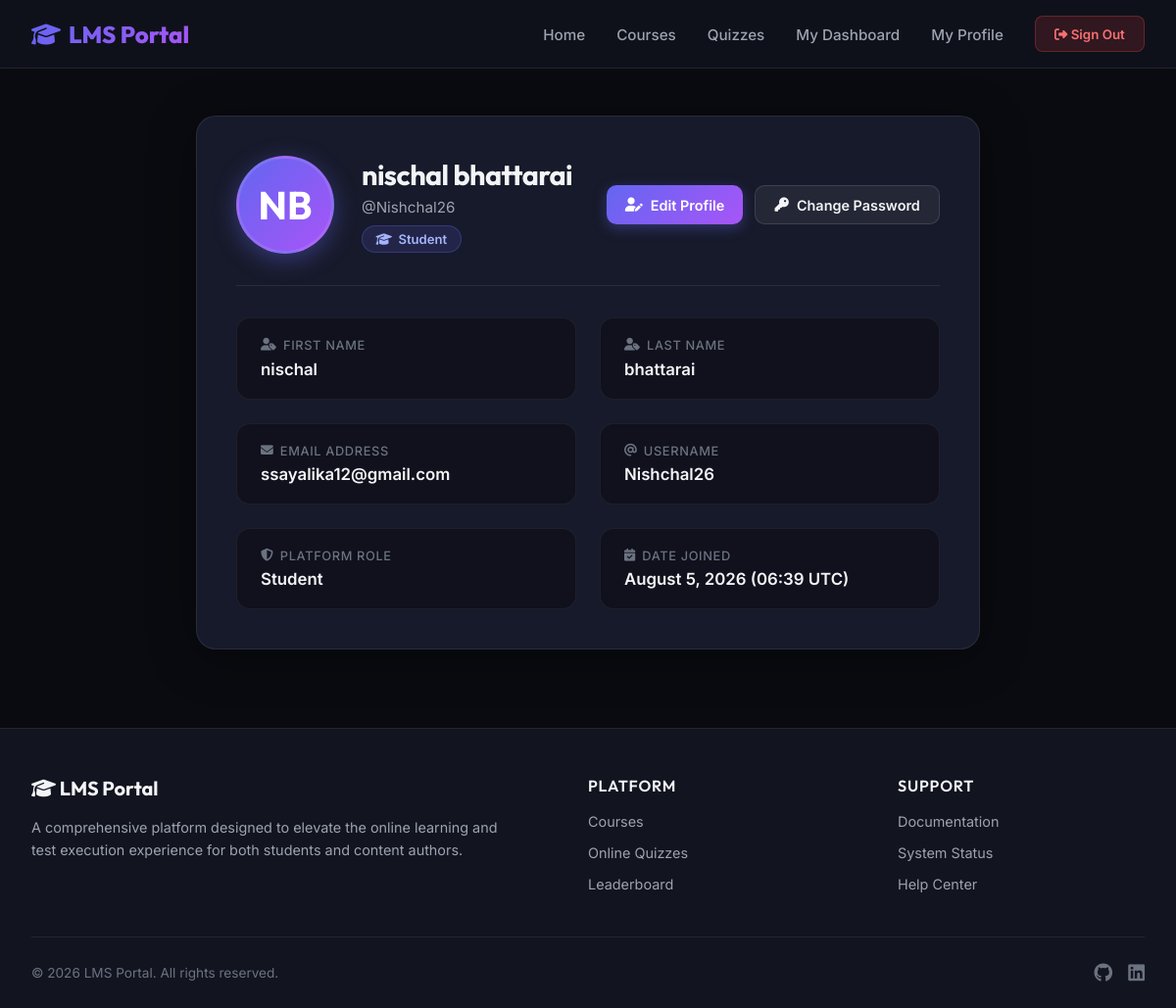
Page /accounts/profile/ (signed in) on the earlier database version.
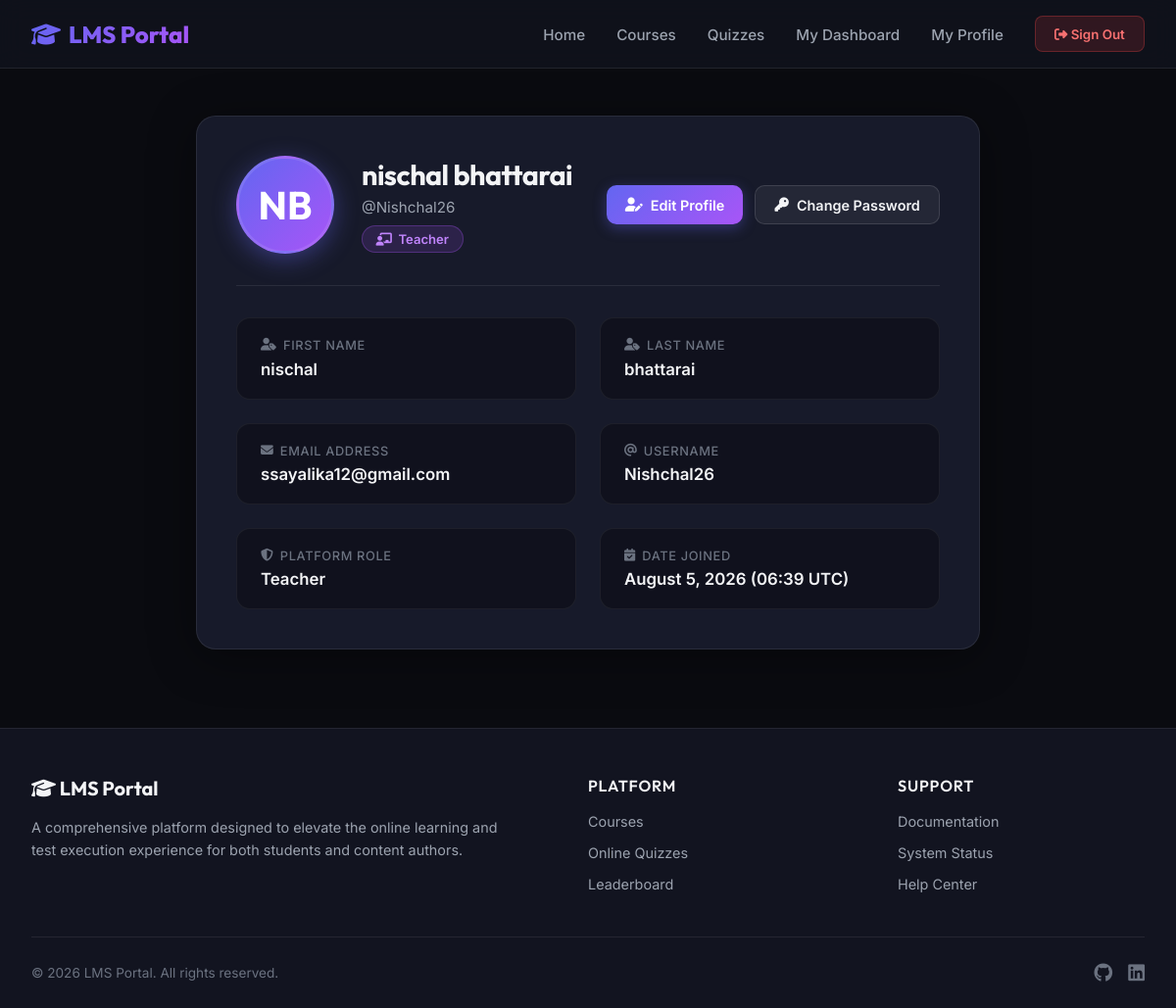
Same page on the later database version.
### users/models.py (models this page shows, shortened)
class User(AbstractUser):
    class Role(models.TextChoices):
        STUDENT = 'student', 'Student'
        TEACHER = 'teacher', 'Teacher'
        ADMIN   = 'admin',   'Admin'
    email = models.EmailField(
        unique=True,
        verbose_name='Email address',
        help_text='Required. A valid email address (must be unique).',
    )
    profile_picture = models.ImageField(
        upload_to='profile_pictures/',
        blank=True,
        null=True,
        verbose_name='Profile picture',
        help_text='Optional. Upload a profile photo (JPEG, PNG …).',
    )
    role = models.CharField(
        max_length=10,
        choices=Role.choices,
        default=Role.STUDENT,
        verbose_name='Role',
        help_text='Select the user\'s role within the platform.',
    )
    class Meta:
        verbose_name = 'User'
        verbose_name_plural = 'Users'
        ordering = ['date_joined']  # newest registrations last in admin list
    @property
    def full_name(self):
        return self.get_full_name() or self.username

### users/views.py (the view)
# urls.py: path('profile/', views.UserProfileView.as_view(), name='profile'),
@method_decorator(login_required_custom, name='dispatch')
class UserProfileView(View):
    template_name = 'users/profile.html'
    def get(self, request):
        context = {
            'user': request.user,
            'page_title': 'My Profile',
        }
        return render(request, self.template_name, context)

### templates/users/profile.html (shortened to what this page needs)
{% extends "base.html" %}
{% block content %}
<div class="profile-container" id="user-profile-page">
  <div class="profile-card">
    <div class="profile-header">
      <div class="header-left">
        <div class="profile-avatar-large" id="profile-avatar">
          {% if user.profile_picture %}
            <img src="{{ user.profile_picture.url }}" alt="{{ user.full_name }}">
          {% else %}
            {{ user.first_name|first|upper }}{{ user.last_name|first|upper }}
          {% endif %}
        </div>
        <div class="profile-identity">
          <h1>{{ user.full_name }}</h1>
          <p>@{{ user.username }}</p>
          <span class="role-badge {{ user.role }}" id="user-role-badge">
            {% if user.role == 'student' %}
              <i class="fa-solid fa-graduation-cap"></i> Student
            {% elif user.role == 'teacher' %}
              <i class="fa-solid fa-chalkboard-user"></i> Teacher
            {% elif user.role == 'admin' %}
              <i class="fa-solid fa-user-shield"></i> Administrator
            {% else %}
              <i class="fa-solid fa-user"></i> {{ user.get_role_display }}
            {% endif %}
          </span>
        </div>
      </div>
      <div class="action-buttons">
        <a href="{% url 'users:profile_edit' %}" class="btn-action primary" id="btn-edit-profile">
          <i class="fa-solid fa-user-pen"></i> Edit Profile
        </a>
        <a href="{% url 'users:password_change' %}" class="btn-action secondary" id="btn-change-password">
          <i class="fa-solid fa-key"></i> Change Password
        </a>
      </div>
    </div>
    <div class="details-grid">
      <div class="detail-box">
        <div class="detail-label"><i class="fa-solid fa-user-tag"></i> First Name</div>
        <div class="detail-value" id="val-first-name">{{ user.first_name|default:"—" }}</div>
      </div>
      <div class="detail-box">
        <div class="detail-label"><i class="fa-solid fa-user-tag"></i> Last Name</div>
        <div class="detail-value" id="val-last-name">{{ user.last_name|default:"—" }}</div>
      </div>
      <div class="detail-box">
        <div class="detail-label"><i class="fa-solid fa-envelope"></i> Email Address</div>
        <div class="detail-value" id="val-email">{{ user.email }}</div>
      </div>
      <div class="detail-box">
        <div class="detail-label"><i class="fa-solid fa-at"></i> Username</div>
        <div class="detail-value" id="val-username">{{ user.username }}</div>
      </div>
      <div class="detail-box">
        <div class="detail-label"><i class="fa-solid fa-shield-halved"></i> Platform Role</div>
        <div class="detail-value" id="val-role">{{ user.get_role_display }}</div>
      </div>
      <div class="detail-box">
        <div class="detail-label"><i class="fa-solid fa-calendar-check"></i> Date Joined</div>
        <div class="detail-value" id="val-date-joined">{{ user.date_joined|date:"F j, Y (H:i T)" }}</div>
      </div>
    </div>
  </div>
</div>
{% endblock %}

### templates/base.html (shortened to what this page needs)
<!DOCTYPE html>
<html lang="en">
<head>
    <link rel="stylesheet" href="https://cdnjs.cloudflare.com/ajax/libs/font-awesome/6.4.0/css/all.min.css" />
</head>
<body>
    <header>
        <nav class="navbar" id="main-nav">
            <a href="/" class="brand" id="nav-brand">
                <i class="fa-solid fa-graduation-cap"></i> LMS Portal
            </a>
            <ul class="nav-links">
                <li><a href="/" id="link-home">Home</a></li>
                <li><a href="{% url 'courses:course_list' %}" id="link-courses">Courses</a></li>
                {% if user.is_authenticated %}
                    {% if user.role == 'student' %}
                        <li><a href="{% url 'quiz:available_quizzes' %}" id="link-quizzes">Quizzes</a></li>
                    {% elif user.role == 'teacher' %}
                        <li><a href="{% url 'quiz:teacher_quiz_list' %}" id="link-quizzes">Quizzes</a></li>
                    {% elif user.role == 'admin' %}
                        <li><a href="{% url 'quiz:admin_quiz_list' %}" id="link-quizzes">Quizzes</a></li>
                    {% endif %}
                {% else %}
                    <li><a href="{% url 'quiz:available_quizzes' %}" id="link-quizzes">Quizzes</a></li>
                {% endif %}
                {% if user.is_authenticated %}
                    {% if user.role == 'student' %}
                        <li><a href="{% url 'users:student_dashboard' %}" id="link-dashboard">My Dashboard</a></li>
                    {% elif user.role == 'teacher' %}
                        <li><a href="{% url 'users:teacher_dashboard' %}" id="link-dashboard">My Dashboard</a></li>
                    {% elif user.role == 'admin' %}
                        <li><a href="/admin/" id="link-dashboard">Admin Panel</a></li>
                    {% endif %}
                    <li><a href="{% url 'users:profile' %}" id="link-profile">My Profile</a></li>
                    <li>
                        <form method="post" action="{% url 'users:logout' %}" class="logout-form" id="logout-form">
                            <button type="submit" class="nav-btn logout-btn" id="link-logout">
                                <i class="fa-solid fa-right-from-bracket"></i> Sign Out
                            </button>
                        </form>
                    </li>
                {% else %}
                    <li><a href="{% url 'users:login' %}" id="link-login">Sign In</a></li>
                    <li><a href="{% url 'users:register' %}" class="nav-btn" id="link-get-started">Get Started</a></li>
                {% endif %}
            </ul>
        </nav>
    </header>
    <main>
        {% block content %}{% endblock %}
    </main>
    <footer>
        <div class="footer-content">
            <div>
                <div class="footer-brand"><i class="fa-solid fa-graduation-cap"></i> LMS Portal</div>
                <p class="footer-desc">
                    A comprehensive platform designed to elevate the online learning and test execution experience for both students and content authors.
                </p>
            </div>
            <div class="footer-links">
                <h4>Platform</h4>
                <ul>
                    <li><a href="{% url 'courses:course_list' %}">Courses</a></li>
                    <li><a href="{% url 'quiz:available_quizzes' %}">Online Quizzes</a></li>
                    <li><a href="#">Leaderboard</a></li>
                </ul>
            </div>
            <div class="footer-links">
                <h4>Support</h4>
                <ul>
                    <li><a href="#">Documentation</a></li>
                    <li><a href="#">System Status</a></li>
                    <li><a href="#">Help Center</a></li>
                </ul>
            </div>
        </div>
        <div class="footer-bottom">
            <p>&copy; {% now "Y" %} LMS Portal. All rights reserved.</p>
            <div class="social-links">
                <a href="#" aria-label="Github"><i class="fa-brands fa-github"></i></a>
                <a href="#" aria-label="LinkedIn"><i class="fa-brands fa-linkedin"></i></a>
            </div>
        </div>
    </footer>
</body>
</html>

### templates/users/profile.html (style rules this page uses)
.profile-container { max-width: 800px; margin: 0 auto; animation: fadeIn 0.4s ease both; }
.profile-card { background: rgba(27, 30, 48, 0.85); border: 1px solid rgba(255, 255, 255, 0.08); border-radius: 20px; padding: 2.5rem; backdrop-filter: blur(16px); -webkit-backdrop-filter: blur(16px); box-shadow: 0 8px 48px rgba(0, 0, 0, 0.4); margin-bottom: 2rem; }
.profile-header { display: flex; align-items: center; justify-content: space-between; gap: 1.5rem; padding-bottom: 2rem; border-bottom: 1px solid var(--border-color); flex-wrap: wrap; }
.header-left { display: flex; align-items: center; gap: 1.75rem; }
.profile-avatar-large { width: 100px; height: 100px; border-radius: 50%; background: linear-gradient(135deg, var(--primary) 0%, var(--secondary) 100%); display: flex; align-items: center; justify-content: center; font-size: 2.5rem; color: #fff; font-family: 'Outfit', sans-serif; font-weight: 700; box-shadow: 0 6px 24px rgba(99, 102, 241, 0.4); flex-shrink: 0; overflow: hidden; border: 3px solid rgba(255, 255, 255, 0.1); }
.profile-identity h1 { font-size: 1.8rem; font-weight: 700; color: var(--text-primary); margin-bottom: 0.35rem; }
.profile-identity p { color: var(--text-secondary); font-size: 0.95rem; }
.role-badge { display: inline-flex; align-items: center; gap: 0.4rem; font-size: 0.82rem; font-weight: 600; padding: 0.3rem 0.85rem; border-radius: 99px; margin-top: 0.6rem; text-transform: capitalize; }
.role-badge.teacher { background: rgba(168, 85, 247, 0.15); border: 1px solid rgba(168, 85, 247, 0.3); color: #c084fc; }
.action-buttons { display: flex; gap: 0.75rem; flex-wrap: wrap; }
.btn-action { display: inline-flex; align-items: center; gap: 0.5rem; padding: 0.65rem 1.2rem; border-radius: 10px; font-size: 0.9rem; font-weight: 600; text-decoration: none; transition: var(--transition-smooth); border: none; cursor: pointer; }
.btn-action.primary { background: linear-gradient(135deg, var(--primary) 0%, var(--secondary) 100%); color: #fff; box-shadow: 0 4px 14px rgba(99, 102, 241, 0.35); }
.btn-action.secondary { background: rgba(255, 255, 255, 0.06); color: var(--text-primary); border: 1px solid rgba(255, 255, 255, 0.12); }
.details-grid { display: grid; grid-template-columns: 1fr 1fr; gap: 1.5rem; margin-top: 2rem; }
.detail-box { background: rgba(10, 11, 16, 0.5); border: 1px solid rgba(255, 255, 255, 0.06); border-radius: 14px; padding: 1.25rem 1.5rem; transition: var(--transition-smooth); }
.detail-label { font-size: 0.8rem; font-weight: 500; color: var(--text-muted); text-transform: uppercase; letter-spacing: 0.05em; margin-bottom: 0.4rem; display: flex; align-items: center; gap: 0.4rem; }
.detail-value { font-size: 1.05rem; font-weight: 600; color: var(--text-primary); word-break: break-word; }

Differences in the rows shown:
changed User "nischal bhattarai": role "Student" → "Teacher"
Other differences:
text no longer shown: "Student"
text now shown: "Teacher"
